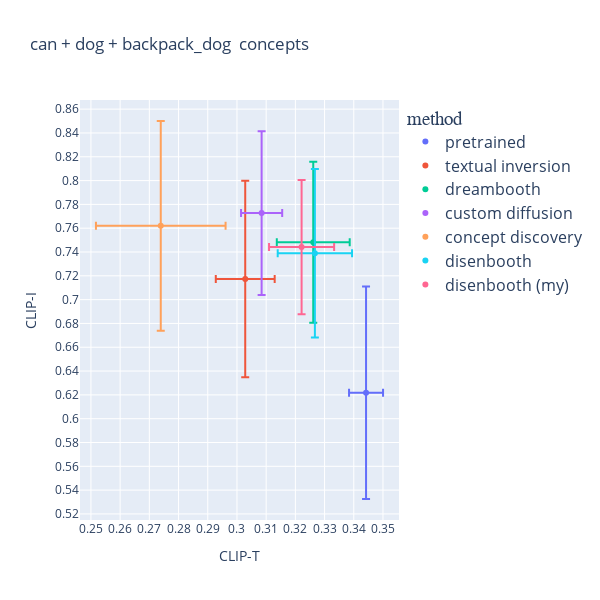

Notebook source saved alongside this figure:
### Code cell
import plotly.express as px
import plotly.io as pio
from matplotlib import pyplot as plt
from matplotlib.pyplot import figure

figure(figsize=(4, 4), dpi=80)

#pio.renderers.default='notebook'
entity = "can + dog + backpack_dog "
dfc = df[df['name'] != 'real images']
fig = px.scatter(dfc, color='name', y='CLIP-I', x='CLIP-T', title=f'{entity} concepts',
                 labels={
                     "CLIP-I": "CLIP-I",
                     "CLIP-T": "CLIP-T",
                     "name": "method"
                 }, 
                 error_y=dfc[['CLIP-I [can]', 'CLIP-I [dog]', 'CLIP-I [backpack_dog]']].std(axis=1), 
                 error_x=dfc[['CLIP-T [can]', 'CLIP-T [dog]', 'CLIP-T [backpack_dog]']].std(axis=1),
                    width=600, height=600
)
fig.update_layout(showlegend=True, legend=dict(
    title_font_family='Courier New',
    font=dict(
        size=16
    )
))

fig.update_yaxes(nticks=20)
fig.update_xaxes(nticks=20)

fig.show()

### Figure 1 — Plotly figure (JSON) as saved in the notebook; plotly's stock layout.template omitted (floating-point values rounded to 4 significant figures)
{"data": [{"error_x": {"array": [0.005821]}, "error_y": {"array": [0.08926]}, "hovertemplate": "method=pretrained<br>CLIP-T=%{x}<br>CLIP-I=%{y}<extra></extra>", "legendgroup": "pretrained", "marker": {"color": "#636efa", "symbol": "circle"}, "mode": "markers", "name": "pretrained", "orientation": "v", "showlegend": true, "type": "scatter", "x": [0.3442], "xaxis": "x", "y": [0.6218], "yaxis": "y"}, {"error_x": {"array": [0.01008]}, "error_y": {"array": [0.08254]}, "hovertemplate": "method=textual inversion<br>CLIP-T=%{x}<br>CLIP-I=%{y}<extra></extra>", "legendgroup": "textual inversion", "marker": {"color": "#EF553B", "symbol": "circle"}, "mode": "markers", "name": "textual inversion", "orientation": "v", "showlegend": true, "type": "scatter", "x": [0.3028], "xaxis": "x", "y": [0.7173], "yaxis": "y"}, {"error_x": {"array": [0.01248]}, "error_y": {"array": [0.06764]}, "hovertemplate": "method=dreambooth<br>CLIP-T=%{x}<br>CLIP-I=%{y}<extra></extra>", "legendgroup": "dreambooth", "marker": {"color": "#00cc96", "symbol": "circle"}, "mode": "markers", "name": "dreambooth", "orientation": "v", "showlegend": true, "type": "scatter", "x": [0.3261], "xaxis": "x", "y": [0.7482], "yaxis": "y"}, {"error_x": {"array": [0.007044]}, "error_y": {"array": [0.06876]}, "hovertemplate": "method=custom diffusion<br>CLIP-T=%{x}<br>CLIP-I=%{y}<extra></extra>", "legendgroup": "custom diffusion", "marker": {"color": "#ab63fa", "symbol": "circle"}, "mode": "markers", "name": "custom diffusion", "orientation": "v", "showlegend": true, "type": "scatter", "x": [0.3084], "xaxis": "x", "y": [0.7727], "yaxis": "y"}, {"error_x": {"array": [0.02219]}, "error_y": {"array": [0.08804]}, "hovertemplate": "method=concept discovery<br>CLIP-T=%{x}<br>CLIP-I=%{y}<extra></extra>", "legendgroup": "concept discovery", "marker": {"color": "#FFA15A", "symbol": "circle"}, "mode": "markers", "name": "concept discovery", "orientation": "v", "showlegend": true, "type": "scatter", "x": [0.2739], "xaxis": "x", "y": [0.762], "yaxis": "y"}, {"error_x": {"array": [0.01273]}, "error_y": {"array": [0.07076]}, "hovertemplate": "method=disenbooth<br>CLIP-T=%{x}<br>CLIP-I=%{y}<extra></extra>", "legendgroup": "disenbooth", "marker": {"color": "#19d3f3", "symbol": "circle"}, "mode": "markers", "name": "disenbooth", "orientation": "v", "showlegend": true, "type": "scatter", "x": [0.3267], "xaxis": "x", "y": [0.7389], "yaxis": "y"}, {"error_x": {"array": [0.01114]}, "error_y": {"array": [0.05639]}, "hovertemplate": "method=disenbooth (my)<br>CLIP-T=%{x}<br>CLIP-I=%{y}<extra></extra>", "legendgroup": "disenbooth (my)", "marker": {"color": "#FF6692", "symbol": "circle"}, "mode": "markers", "name": "disenbooth (my)", "orientation": "v", "showlegend": true, "type": "scatter", "x": [0.3221], "xaxis": "x", "y": [0.7441], "yaxis": "y"}], "layout": {"height": 600, "legend": {"font": {"size": 16}, "title": {"font": {"family": "Courier New"}, "text": "method"}, "tracegroupgap": 0}, "showlegend": true, "title": {"text": "can + dog + backpack_dog  concepts"}, "width": 600, "xaxis": {"anchor": "y", "autorange": true, "domain": [0, 1], "nticks": 20, "range": [0.2463, 0.3555], "title": {"text": "CLIP-T"}, "type": "linear"}, "yaxis": {"anchor": "x", "autorange": true, "domain": [0, 1], "nticks": 20, "range": [0.5149, 0.8677], "title": {"text": "CLIP-I"}, "type": "linear"}}}
